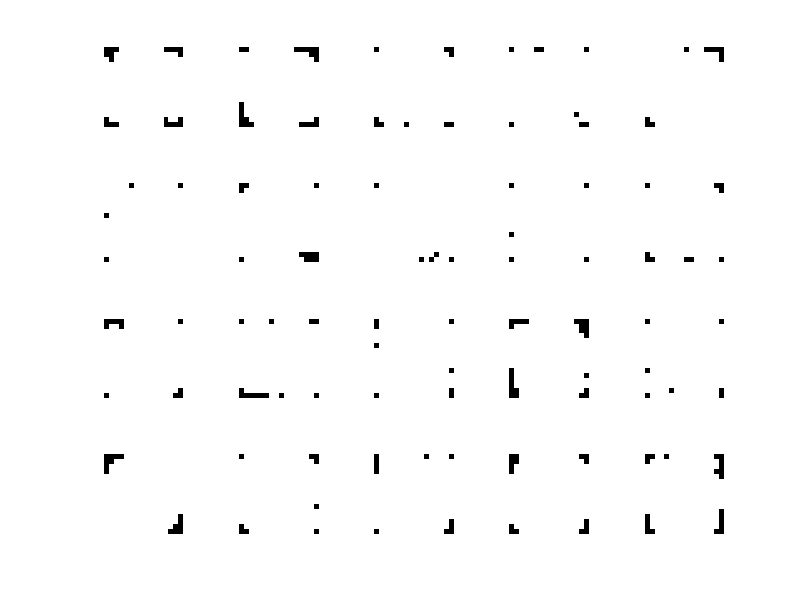

The MATLAB source for this figure: (Note: this script raises an error after producing the figure.)
% Training of neural network for image reconstruction of digits propagated 
% through multimode fiber

clear all
close all


%% Load training data
% load file "DATA_MMF_16.mat"

data = load("DATA_MMF_16.mat");


% separate data into train, test and val set with a 80-10-10 splitt
x_train  =data.XTrain;
y_train = data.YTrain;


x_test  =data.XTest;
y_test = data.YTest;


x_val  =data.XValid;
y_val = data.YValid;
%% first look at training data
figure
idx = randperm(size(x_train,4),20);
for i = 1:numel(idx)
    subplot(4,5,i)    
    imshow(x_train(:,:,:,idx(i)))
end

%% Create Neural Network Layergraph MLP

I_px = size(x_train,1);
O_px = size(y_train,1);

layers = [imageInputLayer([I_px I_px 1],"Name","Input")
    
fullyConnectedLayer(I_px^2,"Name","Fc1")

reluLayer("Name","Relu1")

fullyConnectedLayer(O_px^2,"Name","Fc2")

reluLayer("Name","Relu2")

depthToSpace2dLayer([O_px O_px],"Name","dts1")

regressionLayer("Name","Ouput")
];




%% Training network
% define "trainingOptions"
% training using "trainNetwork"
miniBatchSize  = 128;
validationFrequency = floor(numel(y_train)/miniBatchSize);



options = trainingOptions('sgdm', ...
    'MiniBatchSize',miniBatchSize, ...
    'MaxEpochs',5, ...
    'InitialLearnRate',1e-3, ...
    'LearnRateSchedule','piecewise', ...
    'LearnRateDropFactor',0.1, ...
    'LearnRateDropPeriod',20, ...
    'Shuffle','every-epoch', ...
    'ValidationData',{x_val,y_val}, ...
    'ValidationFrequency',validationFrequency, ...
    'Plots','training-progress', ...
    'Verbose',false);


%%
net = trainNetwork(x_train,y_train,layers,options);
%% Calculate Prediction 
% use command "predict"

%% Evaluate Network
% calculate RMSE, Correlation, SSIM, PSNR

%% Boxplots f�r Aufgabe 6

%% Ab Aufgabe 7: create Neural Network Layergraph U-Net
% Layers = [];

%% Boxplots f�r Aufgabe 8
